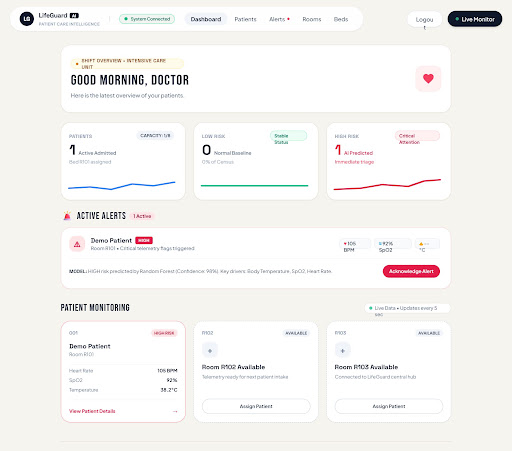
#> input picture lifeguard_web/stitch/screenshots/dashboard.png, 512 x 451 px, given in place of dashboard.jpg, which was not available
$ python build_lifeguard_report.py
#> lines starting #> are read from the running program, lines starting #| are printed output that depends on the picture; pictures that were not available may be replaced by others from this repository, and a replacement may not be noted
from pathlib import Path
from datetime import date
from PIL import Image
from docx import Document
from docx.shared import Inches, Pt, RGBColor
from docx.enum.text import WD_ALIGN_PARAGRAPH
from docx.enum.section import WD_SECTION
from docx.enum.table import WD_TABLE_ALIGNMENT, WD_CELL_VERTICAL_ALIGNMENT
from docx.oxml import OxmlElement
from docx.oxml.ns import qn

ROOT = Path(r"C:\Users\Dhrupad\Desktop\Major project mobileapp")
ASSETS = ROOT / "report_assets"
OUT = ROOT / "LifeGuard_AI_Application_Report.docx"


def crop(src, dst, top_frac=0.0, bottom_frac=1.0, ratio=1.48):
#> called with top_frac = 0, bottom_frac = 0.72, ratio = 1.48
    im = Image.open(src)
#> im is the input picture: PIL image 512x451 RGB; mean R, G, B 245.7, 244.5, 242.5
    y1, y2 = int(im.height * top_frac), int(im.height * bottom_frac)
#> y1 = 0; y2 = 324
    target_h = int(im.width / ratio)
#> target_h = 345
    y2 = min(y2, y1 + target_h)
    im.crop((0, y1, im.width, y2)).save(dst, quality=92)
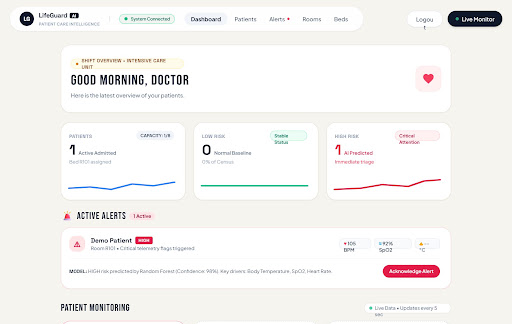
#> saved as dashboard_top.jpg: PIL image 512x324 RGB; mean R, G, B 245, 243.5, 241.5


crop(ASSETS / "dashboard.jpg", ASSETS / "dashboard_top.jpg", 0, 0.72)
crop(ASSETS / "patients.jpg", ASSETS / "patients_top.jpg", 0, 0.70)
#> call 2 of crop, with top_frac = 0, bottom_frac = 0.7, ratio = 1.48
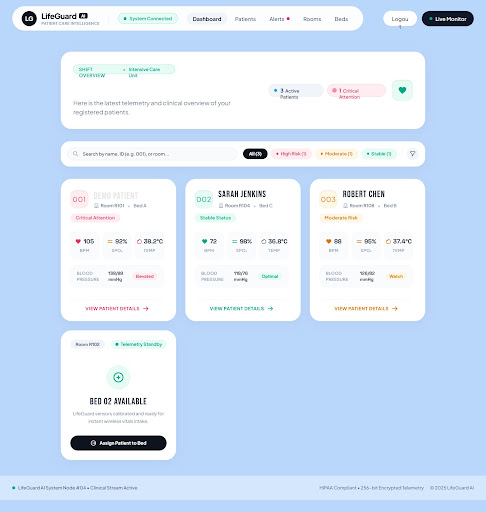
#> input picture lifeguard_web/stitch/screenshots/patients.png, 486 x 512 px, given in place of patients.jpg, which was not available
#> in crop, im is the input picture: PIL image 486x512 RGB; mean R, G, B 211.8, 228.2, 247.6
#> in crop (call 2), `im.crop((0, y1, im.width, y2)).save(dst, quality=92)`:
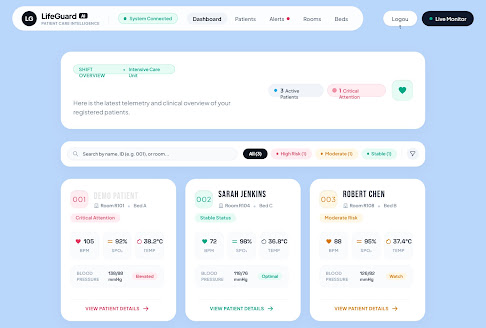
#> saved as patients_top.jpg: PIL image 486x328 RGB; mean R, G, B 221.2, 233.4, 247.8
crop(ASSETS / "alerts.jpg", ASSETS / "alerts_top.jpg", 0, 0.85)
#> call 3 of crop, with top_frac = 0, bottom_frac = 0.85, ratio = 1.48
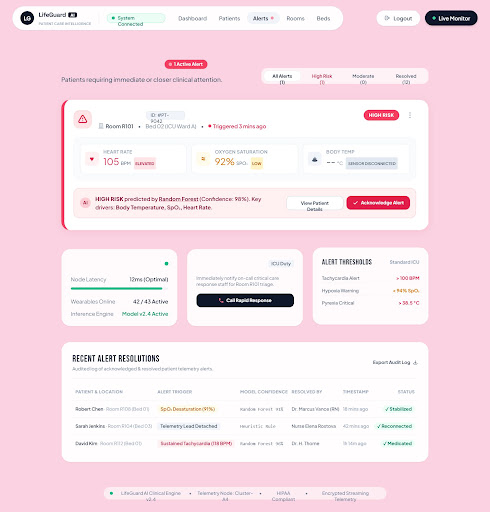
#> input picture lifeguard_web/stitch/screenshots/alerts.png, 490 x 512 px, given in place of alerts.jpg, which was not available
#> in crop, im is the input picture: PIL image 490x512 RGB; mean R, G, B 247.4, 225.7, 234
#> in crop (call 3), `im.crop((0, y1, im.width, y2)).save(dst, quality=92)`:
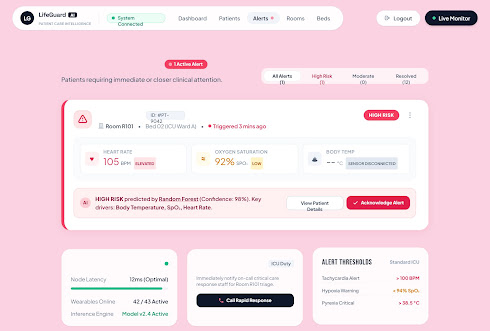
#> saved as alerts_top.jpg: PIL image 490x331 RGB; mean R, G, B 246.2, 223.7, 232.2
crop(ASSETS / "rooms.jpg", ASSETS / "rooms_top.jpg", 0, 0.75)
#> (the run stopped early here; a loop or call above may not have finished)
